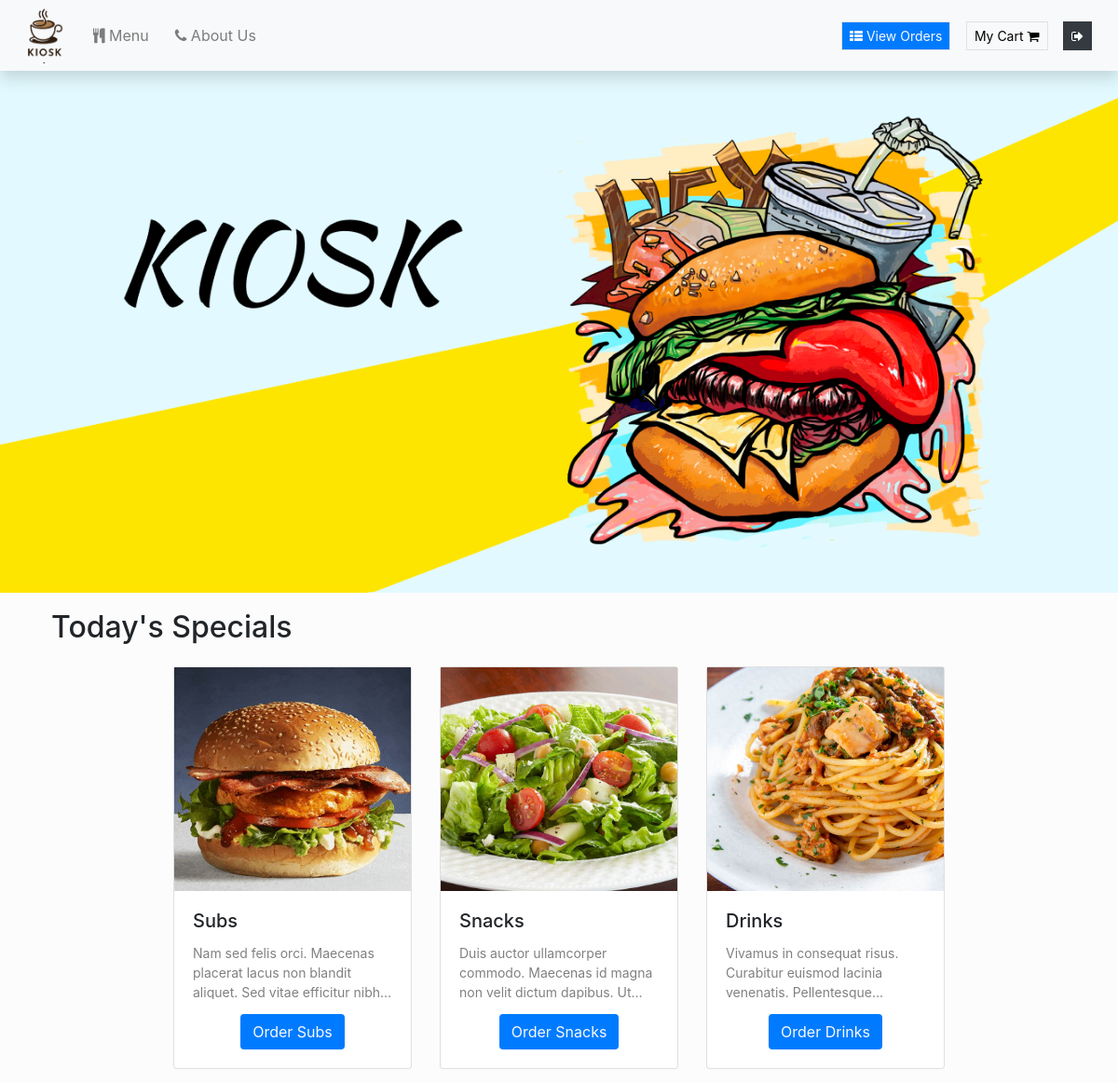
The app's page / (signed in) with its own data.
### orders/models.py (models this page shows, shortened)
class Category(models.Model):
    category_title = models.CharField(max_length=200)
    category_gif = models.ImageField(upload_to="media")
    category_description = models.TextField() #make this the wysiwyg text field
    class Meta:
        verbose_name = "Category"
        verbose_name_plural = "Categories"

### orders/views.py (the view)
# urls.py: path("", views.index, name="index"),
def index(request):
    if request.user.is_authenticated:
        return render(request, "orders/home.html", {"categories":Category.objects.all})
    else:
        return redirect("orders:login")

### orders/templates/orders/home.html
{% extends 'orders/header.html' %} {% load static %} {% block content %}
<div class="container-fluid ctn" >
  <h1 style="height:70vh; width:100%;" class="banner"></h1>
  <h2 style="padding: 10px 55px 0">Today's Specials</h1>
  <div class="row justify-content-center row" >
    {% for cat in categories %}
    <div
      class="card rounded"
      style="border-radius: 20px; width: 16rem; margin: 15px"
    >
      <img
        src="{% if cat.category_gif %}{{cat.category_gif.url}}{% else %}{% static 'no-img-available.png' %}{% endif %}"
        class="card-img-top cat-img rounded-0"
        alt="gif for category item"
        style="width: 100%"
      />
      <div class="card-body">
        <h5 class="card-title">{{cat.category_title}}</h5>
        <p
          class="card-text truncate-3"
          style="font-size: 14px; color: grey; height: 60px"
        >
          {{cat.category_description|striptags}}
        </p>
        <center>
          <a
            href="{{cat.category_title}}"
            class="btn rounded btn-gradient bg-primary text-light"
            >Order {{cat.category_title}}</a
          >
        </center>
      </div>
    </div>
    {% endfor %}
  </div>
</div>
{% endblock %}

### orders/templates/orders/header.html (shortened to what this page needs)
{% load static %}
<!DOCTYPE html>
<html lang="en">
  <head>
    <link
      rel="stylesheet"
      href="https://stackpath.bootstrapcdn.com/bootstrap/4.3.1/css/bootstrap.min.css"
    />
    <link
      rel="stylesheet"
      href="https://cdnjs.cloudflare.com/ajax/libs/font-awesome/4.7.0/css/font-awesome.min.css"
    />
    <link rel="stylesheet" href="{% static 'orders/style.css' %}" />
    <link
      href="https://cdnjs.cloudflare.com/ajax/libs/toastr.js/latest/toastr.min.css"
      rel="stylesheet"
    />
    {% load static %}
    <link rel="stylesheet" href="{% static 'orders/main.js' %}" />
  </head>
  <body>
    <nav
      class="navbar navbar-expand-lg navbar-light shadow bg-light"
      id="topNav"
    >
      <a class="navbar-brand logo" href="#"></a>
      <div class="collapse navbar-collapse" id="navbarText">
        {% if user.is_authenticated %}
        <ul class="navbar-nav mr-auto">
          <li class="nav-item">
            <a class="nav-link" href="/"><i class="fa fa-cutlery"></i> Menu</a>
          </li>
          <li class="nav-item">
            <a class="nav-link" href="/contact"
              ><i class="fa fa-phone"></i> About Us</a
            >
          </li>
        </ul>
        <span class="navbar-text">
          <a
            href="/view-orders"
            class="btn btn-primary text-light btn-sm border rounded-0"
            ><i class="fa fa-th-list"></i> View Orders</a
          >
          <a
            href="/cart"
            id="cart_button"
            class="btn btn-light border btn-sm rounded-0"
            style="color: black"
            > My Cart
            <i class="fa fa-shopping-cart"></i
          ></a>
          <button
            type="button"
            class="btn btn-dark btn-sm rounded-0"
            onclick="logout()"
          >
            <i class="fa fa-sign-out"></i>
          </button>
        </span>
        {% endif %}
      </div>
    </nav>
    {% block content %} {% endblock %}
  </body>
</html>

### orders/static/orders/style.css (style rules this page uses)
html, body { height: 100%; width: 100%; }
.truncate-3 { overflow: hidden; text-overflow: ellipsis; display: -webkit-box; -webkit-line-clamp: 3; -webkit-box-orient: vertical; width: calc(100%); }
.cat-img { width: 100%; height: 15em; object-fit: cover; object-position: center center; }
body { background-repeat: no-repeat; background-size: cover; background-position: center center; backdrop-filter: brightness(0.9887); }
.ctn, .row { padding:0; margin:0; }
.banner { background-image: url(./../img/bw.png); object-fit: cover; background-size: cover ; background-position: 50% ; background-repeat: no-repeat; }
.logo { background-image: url(./../img/logo.png); height: 60px; background-size: 100%; width: 60px; }
.nav-item, button, .navbar-text a { margin-right: 12px; }

### records on screen
Category: category_gif (picture), category_title "Subs", category_description "Nam sed felis orci. Maecenas placerat lacus non blandit aliquet. Sed vitae efficitur…"
Category: category_gif (picture), category_title "Snacks", category_description "Duis auctor ullamcorper commodo. Maecenas id magna non velit dictum dapibus.…"
Category: category_gif (picture), category_title "Drinks", category_description "Vivamus in consequat risus. Curabitur euismod lacinia venenatis.…"
